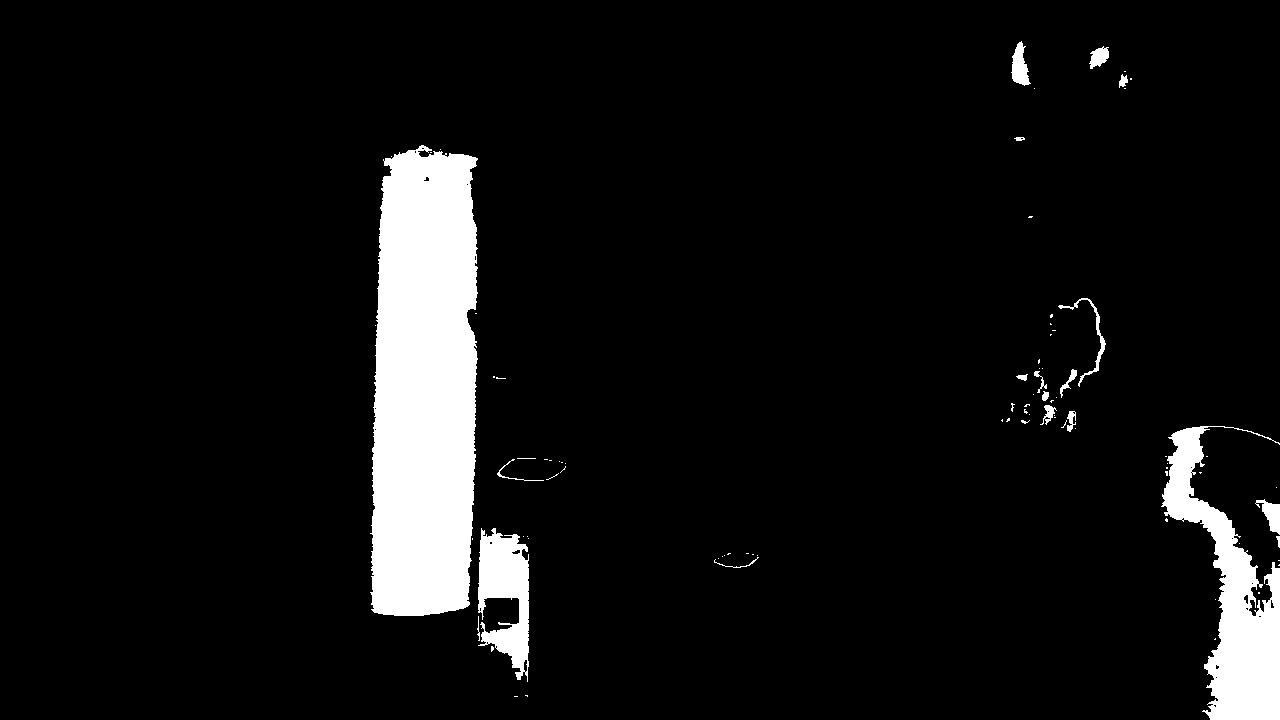
//> input picture threshold.jpg, 1280 x 720 px
$ ./17_erode_dialate   (built with g++ and OpenCV 4)
//> lines starting //> are read from the running program, lines starting //| are printed output that depends on the picture
//Check the trackbar program before this!! -Gaurion :P

#include "opencv2/imgproc.hpp"
#include "opencv2/imgcodecs.hpp"
#include "opencv2/highgui.hpp"
using namespace cv;
Mat src, erosion_dst, dilation_dst;
int erosion_elem = 0;
int erosion_size = 0;
int dilation_elem = 0;
int dilation_size = 0;
int const max_elem = 2;
int const max_kernel_size = 21;
void Erosion( int, void* );
void Dilation( int, void* );
int main( int, char** argv )
{
	src = imread( "threshold.jpg", IMREAD_COLOR );
//> src is the input picture: 720 rows x 1280 cols, CV_8UC3; min 0, max 255, mean 18.3
	if( src.empty() )
		{ return -1; }
	namedWindow( "Erosion Demo", WINDOW_NORMAL );
	namedWindow( "Dilation Demo", WINDOW_NORMAL );
	//comment the line below  to open the Dilation Window!!
	moveWindow( "Dilation Demo", src.cols, 0 );
	createTrackbar( "Element:\n 0: Rect \n 1: Cross \n 2: Ellipse", "Erosion Demo",&erosion_elem, max_elem,Erosion );
//> slider 'Element:\n 0: Rect \n 1: Cross \n' is set to 1
	createTrackbar( "Kernel size:\n 2n +1", "Erosion Demo",&erosion_size, max_kernel_size,Erosion );
//> slider 'Kernel size:\n 2n +1' is set to 7
	createTrackbar( "Element:\n 0: Rect \n 1: Cross \n 2: Ellipse", "Dilation Demo",&dilation_elem, max_elem,Dilation );
//> slider 'Element:\n 0: Rect \n 1: Cross \n' is set to 1
	createTrackbar( "Kernel size:\n 2n +1", "Dilation Demo",&dilation_size, max_kernel_size,Dilation );
//> slider 'Kernel size:\n 2n +1' is set to 7
	Dilation( 0, 0 );
	Erosion( 0, 0 );

	waitKey(0);
	return 0;
}
void Erosion( int, void* )
{
  int erosion_type = 0;
  if( erosion_elem == 0 ){ erosion_type = MORPH_RECT; }
  else if( erosion_elem == 1 ){ erosion_type = MORPH_CROSS; }
  else if( erosion_elem == 2) { erosion_type = MORPH_ELLIPSE; }
  Mat element = getStructuringElement( erosion_type,
                       Size( 2*erosion_size + 1, 2*erosion_size+1 ),
                       Point( erosion_size, erosion_size ) );
  erode( src, erosion_dst, element );
  imshow( "Erosion Demo", erosion_dst );
}
void Dilation( int, void* )
{
  int dilation_type = 0;
  if( dilation_elem == 0 ){ dilation_type = MORPH_RECT; }
  else if( dilation_elem == 1 ){ dilation_type = MORPH_CROSS; }
  else if( dilation_elem == 2) { dilation_type = MORPH_ELLIPSE; }
  Mat element = getStructuringElement( dilation_type,
                       Size( 2*dilation_size + 1, 2*dilation_size+1 ),
                       Point( dilation_size, dilation_size ) );
  dilate( src, dilation_dst, element );
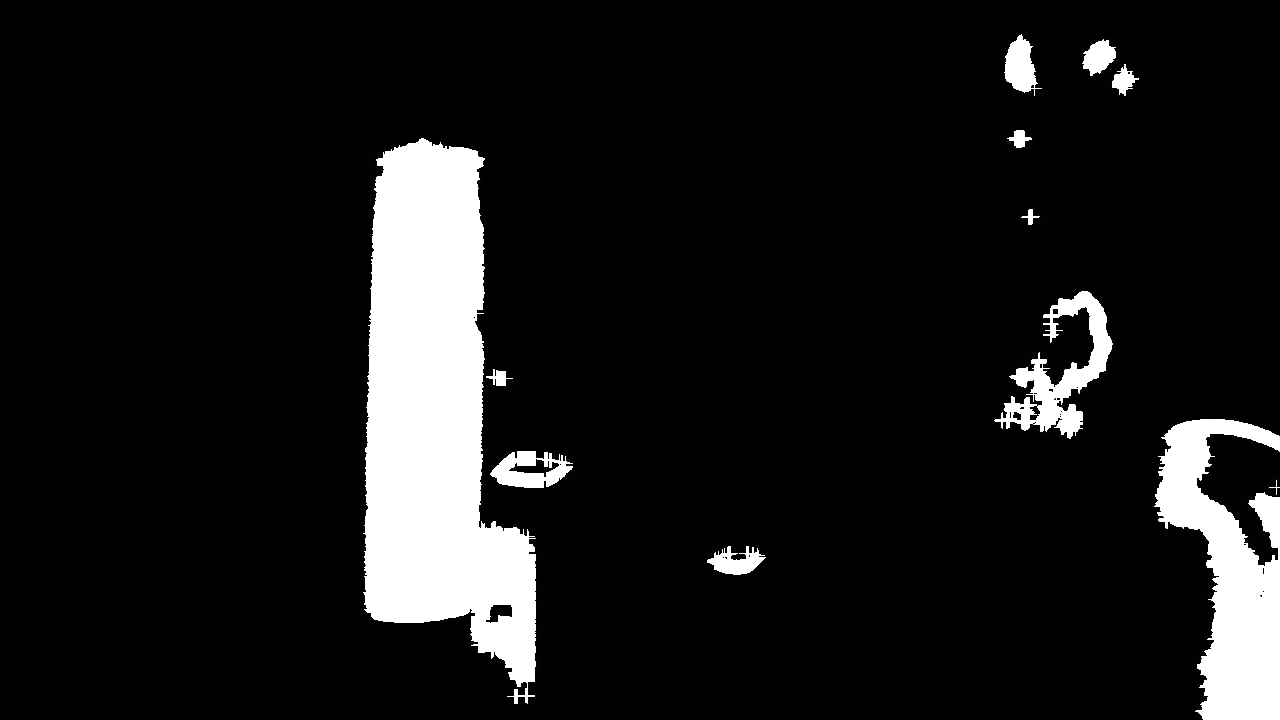
//> dilation_dst: 720 rows x 1280 cols, CV_8UC3; min 0, max 255, mean 25.7
//> in Erosion, `erode( src, erosion_dst, element );`:
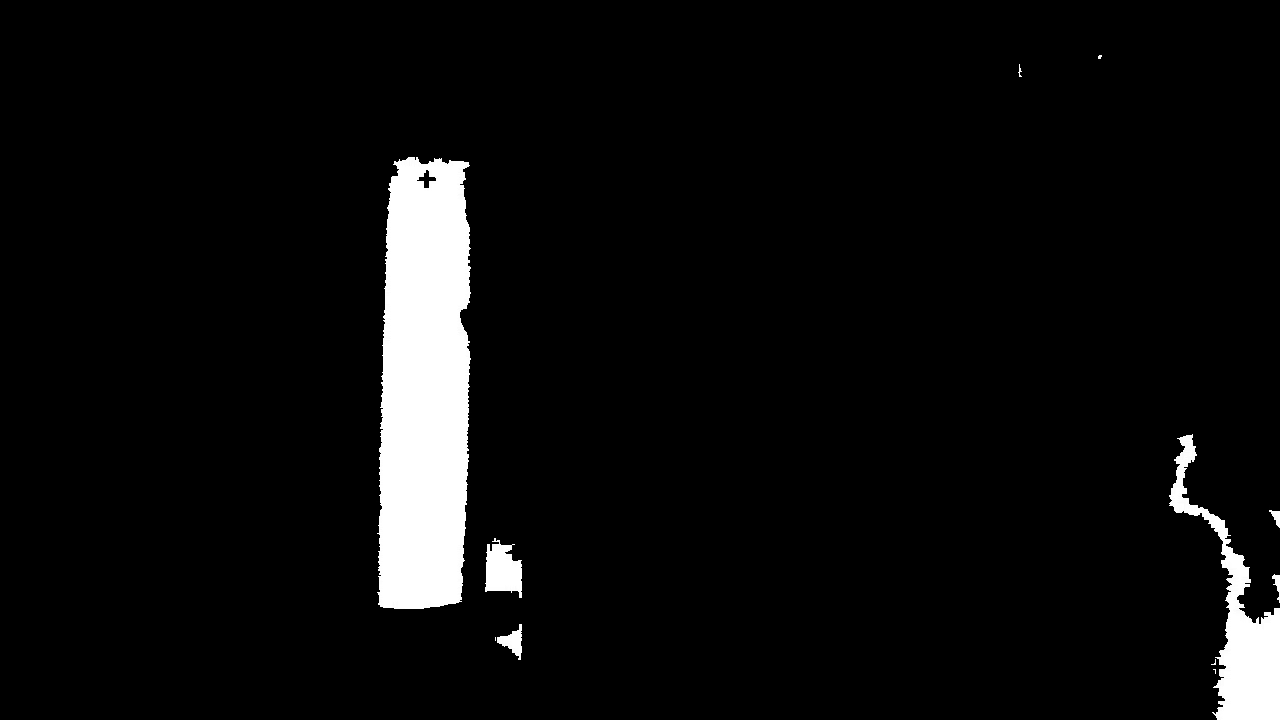
//> erosion_dst: 720 rows x 1280 cols, CV_8UC3; min 0, max 255, mean 13.3
  imshow( "Dilation Demo", dilation_dst );
}
